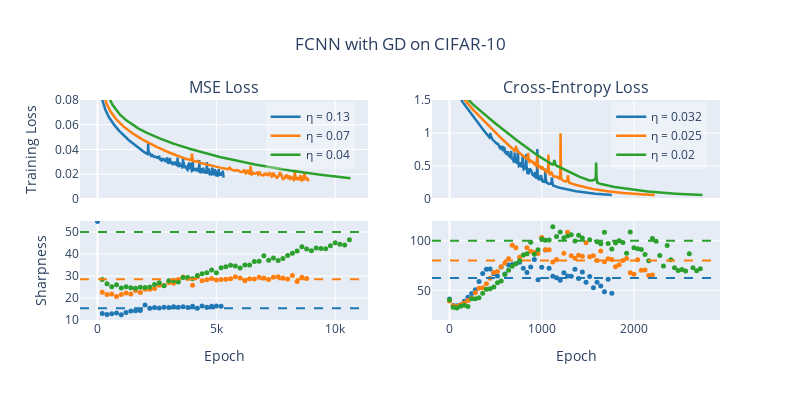

Notebook code for this chart:
### Code cell
model_ids_mse = [1, 2, 3]
model_ids_ce = [4, 5, 6]
functions.plot_sgd_fcnn_data(md, out, model_ids_mse, model_ids_ce)

### Figure 1 — Plotly figure (JSON) as saved in the notebook; plotly's stock layout.template omitted (floating-point values rounded to 4 significant figures; data arrays with more than 128 entries replaced by an {"elided": "..."} marker saying what was removed)
{"data": [{"legend": "legend", "line": {"width": 2.5}, "marker": {"color": "#1F77B4"}, "name": "η = 0.13", "showlegend": true, "type": "scatter", "x": {"elided": "10645 int values"}, "xaxis": "x", "y": {"elided": "20000 float values"}, "yaxis": "y"}, {"marker": {"color": "#1F77B4", "size": 5}, "mode": "markers", "name": "Sharpness of H", "showlegend": false, "type": "scatter", "x": {"elided": "10645 int values"}, "xaxis": "x3", "y": {"elided": "20000 float values"}, "yaxis": "y3"}, {"legend": "legend", "line": {"width": 2.5}, "marker": {"color": "#FF7F0E"}, "name": "η = 0.07", "showlegend": true, "type": "scatter", "x": {"elided": "10645 int values"}, "xaxis": "x", "y": {"elided": "20000 float values"}, "yaxis": "y"}, {"marker": {"color": "#FF7F0E", "size": 5}, "mode": "markers", "name": "Sharpness of H", "showlegend": false, "type": "scatter", "x": {"elided": "10645 int values"}, "xaxis": "x3", "y": {"elided": "20000 float values"}, "yaxis": "y3"}, {"legend": "legend", "line": {"width": 2.5}, "marker": {"color": "#2CA02C"}, "name": "η = 0.04", "showlegend": true, "type": "scatter", "x": {"elided": "10645 int values"}, "xaxis": "x", "y": {"elided": "20000 float values"}, "yaxis": "y"}, {"marker": {"color": "#2CA02C", "size": 5}, "mode": "markers", "name": "Sharpness of H", "showlegend": false, "type": "scatter", "x": {"elided": "10645 int values"}, "xaxis": "x3", "y": {"elided": "20000 float values"}, "yaxis": "y3"}, {"legend": "legend2", "line": {"width": 2.5}, "marker": {"color": "#1F77B4"}, "name": "η = 0.032", "showlegend": true, "type": "scatter", "x": {"elided": "2744 int values"}, "xaxis": "x2", "y": {"elided": "4000 float values"}, "yaxis": "y2"}, {"marker": {"color": "#1F77B4", "size": 5}, "mode": "markers", "name": "Sharpness of H", "showlegend": false, "type": "scatter", "x": {"elided": "2744 int values"}, "xaxis": "x4", "y": {"elided": "4000 float values"}, "yaxis": "y4"}, {"legend": "legend2", "line": {"width": 2.5}, "marker": {"color": "#FF7F0E"}, "name": "η = 0.025", "showlegend": true, "type": "scatter", "x": {"elided": "2744 int values"}, "xaxis": "x2", "y": {"elided": "4000 float values"}, "yaxis": "y2"}, {"marker": {"color": "#FF7F0E", "size": 5}, "mode": "markers", "name": "Sharpness of H", "showlegend": false, "type": "scatter", "x": {"elided": "2744 int values"}, "xaxis": "x4", "y": {"elided": "4000 float values"}, "yaxis": "y4"}, {"legend": "legend2", "line": {"width": 2.5}, "marker": {"color": "#2CA02C"}, "name": "η = 0.02", "showlegend": true, "type": "scatter", "x": {"elided": "2744 int values"}, "xaxis": "x2", "y": {"elided": "4000 float values"}, "yaxis": "y2"}, {"marker": {"color": "#2CA02C", "size": 5}, "mode": "markers", "name": "Sharpness of H", "showlegend": false, "type": "scatter", "x": {"elided": "2744 int values"}, "xaxis": "x4", "y": {"elided": "4000 float values"}, "yaxis": "y4"}], "layout": {"annotations": [{"font": {"size": 16}, "showarrow": false, "text": "MSE Loss", "x": 0.225, "xanchor": "center", "xref": "paper", "y": 1, "yanchor": "bottom", "yref": "paper"}, {"font": {"size": 16}, "showarrow": false, "text": "Cross-Entropy Loss", "x": 0.775, "xanchor": "center", "xref": "paper", "y": 1, "yanchor": "bottom", "yref": "paper"}], "height": 400, "legend": {"bgcolor": "rgba(255, 255, 255, 0.3)", "x": 0.29, "y": 0.99}, "legend2": {"bgcolor": "rgba(255, 255, 255, 0.3)", "x": 0.83, "y": 0.99}, "shapes": [{"line": {"color": "#1F77B4", "dash": "dash"}, "type": "line", "x0": 0, "x1": 1, "xref": "x3 domain", "y0": 15.38, "y1": 15.38, "yref": "y3"}, {"line": {"color": "#FF7F0E", "dash": "dash"}, "type": "line", "x0": 0, "x1": 1, "xref": "x3 domain", "y0": 28.57, "y1": 28.57, "yref": "y3"}, {"line": {"color": "#2CA02C", "dash": "dash"}, "type": "line", "x0": 0, "x1": 1, "xref": "x3 domain", "y0": 50, "y1": 50, "yref": "y3"}, {"line": {"color": "#1F77B4", "dash": "dash"}, "type": "line", "x0": 0, "x1": 1, "xref": "x4 domain", "y0": 62.5, "y1": 62.5, "yref": "y4"}, {"line": {"color": "#FF7F0E", "dash": "dash"}, "type": "line", "x0": 0, "x1": 1, "xref": "x4 domain", "y0": 80, "y1": 80, "yref": "y4"}, {"line": {"color": "#2CA02C", "dash": "dash"}, "type": "line", "x0": 0, "x1": 1, "xref": "x4 domain", "y0": 100, "y1": 100, "yref": "y4"}], "title": {"text": "FCNN with GD on CIFAR-10", "x": 0.5}, "width": 800, "xaxis": {"anchor": "y", "domain": [0, 0.45], "matches": "x3", "showticklabels": false, "title": {"text": ""}}, "xaxis2": {"anchor": "y2", "domain": [0.55, 1], "matches": "x4", "showticklabels": false, "title": {"text": ""}}, "xaxis3": {"anchor": "y3", "domain": [0, 0.45], "title": {"text": "Epoch"}}, "xaxis4": {"anchor": "y4", "domain": [0.55, 1], "title": {"text": "Epoch"}}, "yaxis": {"anchor": "x", "domain": [0.55, 1], "range": [0, 0.08], "title": {"text": "Training Loss"}}, "yaxis2": {"anchor": "x2", "domain": [0.55, 1], "range": [0, 1.5], "title": {"text": ""}}, "yaxis3": {"anchor": "x3", "domain": [0, 0.45], "range": [10, 55.0], "title": {"text": "Sharpness"}}, "yaxis4": {"anchor": "x4", "domain": [0, 0.45], "range": [20, 120], "title": {"text": ""}}}}
